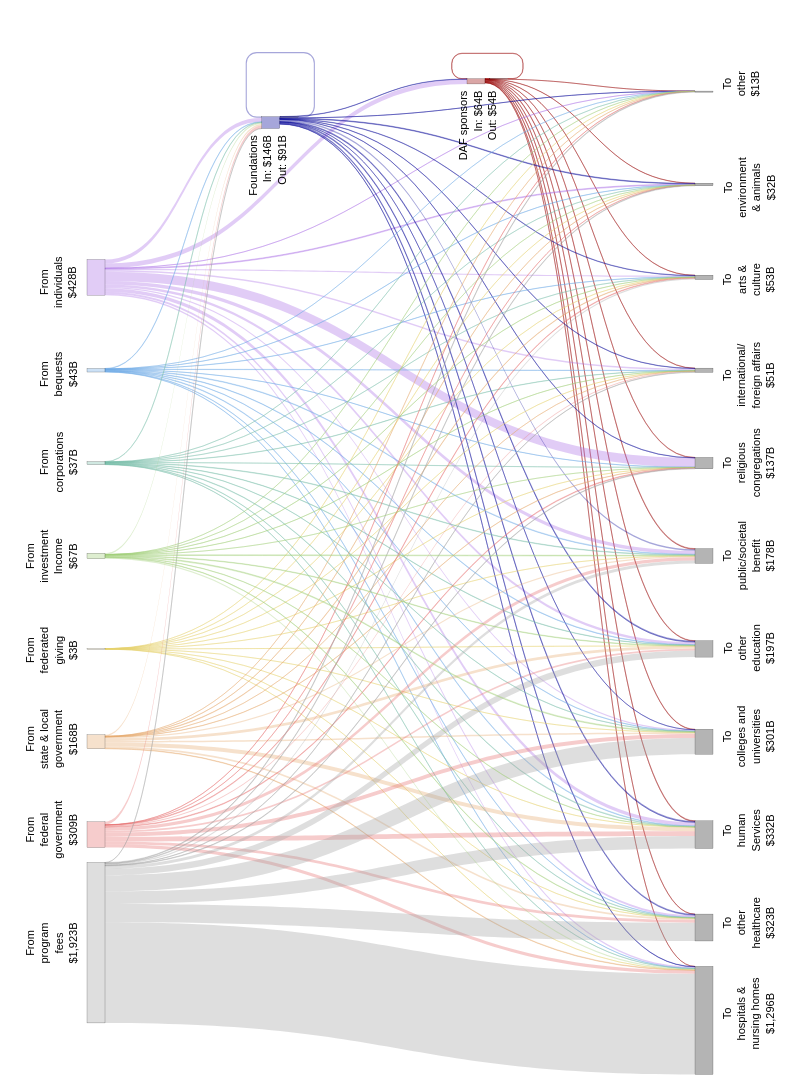

The notebook cell this image was saved under:
### Markdown cell above
Using Plotly Sankey because it includes the best compromises for:
- weighted edges
- self-loops (still poor)
- curved edges
- label control (still poor)
- heirarchy levels
- interactivity
- quality
- merging flows

### Code cell
# Plot the diagram
network_fig = go.Figure(go.Sankey(
    arrangement="snap",
    
    node=dict(
        # label=node_format_df["Node"],
        label=[""] * len(node_format_df), # remove default labels
        x=node_format_df["X"],
        y=node_format_df["Y"],
        pad=15,
        thickness=18,
        line=dict(color="rgba(0,0,0,0.75)", width=0.25),
        # line=dict(color="rgba(0,0,0,0)", width=0),
        color=node_colors,
        hoverinfo="skip"
    ),
    
    link=dict(
        # arrowlen=10,
        source=sources,
        target=targets,
        value=values,
        color=edge_colors,
        customdata=hover_text,
        hoverinfo="none"
        # hovertemplate="%{customdata}<extra></extra>"
    )
))

# Define annotations for labels
annotations = []

for _, row in node_format_df[node_format_df["Node Type"] == "Source"].iterrows():
    node_name = row[node_id_field]
    dx = row["X Offset"]
    dy = row["Y Offset"]
    annotations.append(dict(
        x=row["X"] - dx,
        y=(1 - row["Y"]) + dy,
        text=row[node_display_field],
        showarrow=False,
        xanchor="right",
        align="center",
        textangle=-90
    ))

for _, row in node_format_df[node_format_df["Node Type"] == "Recipient"].iterrows():
    dx = row["X Offset"]
    dy = row["Y Offset"]
    annotations.append(dict(
        x=row["X"] + dx,
        y=(1 - row["Y"]) + dy,
        text=row[node_display_field],
        showarrow=False,
        xanchor="left",
        align="center",
        textangle=-90
    ))
for _, row in node_format_df[node_format_df["Node Type"] == "Intermediary Left"].iterrows():
    dx = row["X Offset"]
    dy = row["Y Offset"]
    annotations.append(dict(
        x=row["X"] - dx,
        y=(1 - row["Y"]) + dy,
        text=row[node_display_field],
        showarrow=False,
        xanchor="left",
        align="left",
        textangle=-90
    ))

for _, row in node_format_df[node_format_df["Node Type"] == "Intermediary Right"].iterrows():
    dx = row["X Offset"]
    dy = row["Y Offset"]
    annotations.append(dict(
        x=row["X"] + dx,
        y=(1 - row["Y"]) + dy,
        text=row[node_display_field],
        showarrow=False,
        xanchor="right",
        align="right",
        textangle=-90
    ))

# Format
network_fig.update_layout(
    # title_text="Nonprofit Economy Flows (2023)",
    font_size=10,
    width=800,
    height=1100,
    margin=dict(l=20, r=20, t=40, b=20),
    font=dict(family=font_family, size=11, color="black"),
    annotations=annotations
)

network_fig.show()

### Figure 1 — Plotly figure (JSON) as saved in the notebook; plotly's stock layout.template omitted (floating-point values rounded to 4 significant figures; data arrays with more than 128 entries replaced by an {"elided": "..."} marker saying what was removed)
{"data": [{"arrangement": "snap", "link": {"color": {"elided": "132 str values"}, "customdata": {"elided": "132 str values"}, "hoverinfo": "none", "source": {"elided": "132 int values"}, "target": {"elided": "132 int values"}, "value": {"elided": "132 float values"}}, "node": {"color": ["rgba(150,0,0,0.35)", "rgba(150,0,0,0.35)", "rgba(0,0,150,0.35)", "rgba(0,0,150,0.35)", "rgba(160,160,160,0.35)", "rgba(230,110,110,0.35)", "rgba(230,170,110,0.35)", "rgba(230,210,110,0.35)", "rgba(160,205,120,0.35)", "rgba(120,190,170,0.35)", "rgba(110,170,230,0.35)", "rgba(170,110,230,0.35)", "rgb(180,180,180)", "rgb(180,180,180)", "rgb(180,180,180)", "rgb(180,180,180)", "rgb(180,180,180)", "rgb(180,180,180)", "rgb(180,180,180)", "rgb(180,180,180)", "rgb(180,180,180)", "rgb(180,180,180)", "rgb(180,180,180)"], "hoverinfo": "skip", "label": ["", "", "", "", "", "", "", "", "", "", "", "", "", "", "", "", "", "", "", "", "", "", ""], "line": {"color": "rgba(0,0,0,0.75)", "width": 0.25}, "pad": 15, "thickness": 18, "x": [0.6, 0.63, 0.33, 0.355, 0.1, 0.1, 0.1, 0.1, 0.1, 0.1, 0.1, 0.1, 0.9, 0.9, 0.9, 0.9, 0.9, 0.9, 0.9, 0.9, 0.9, 0.9, 0.9], "y": [0.04, 0.0375, 0.08, 0.0745, 0.86, 0.77, 0.68, 0.59, 0.5, 0.41, 0.32, 0.23, 0.95, 0.86, 0.77, 0.68, 0.59, 0.5, 0.41, 0.32, 0.23, 0.14, 0.05]}, "type": "sankey"}], "layout": {"annotations": [{"align": "center", "showarrow": false, "text": "From<br>program<br>fees<br>$1,923B", "textangle": -90, "x": 0.08, "xanchor": "right", "y": 0.103}, {"align": "center", "showarrow": false, "text": "From<br>federal<br>government<br>$309B", "textangle": -90, "x": 0.08, "xanchor": "right", "y": 0.205}, {"align": "center", "showarrow": false, "text": "From<br>state & local<br>government<br>$168B", "textangle": -90, "x": 0.08, "xanchor": "right", "y": 0.292}, {"align": "center", "showarrow": false, "text": "From<br>federated<br>giving<br>$3B", "textangle": -90, "x": 0.08, "xanchor": "right", "y": 0.4088}, {"align": "center", "showarrow": false, "text": "From<br>investment<br>Income<br>$67B", "textangle": -90, "x": 0.08, "xanchor": "right", "y": 0.4995}, {"align": "center", "showarrow": false, "text": "From<br>corporations<br>$37B", "textangle": -90, "x": 0.08, "xanchor": "right", "y": 0.591}, {"align": "center", "showarrow": false, "text": "From<br>bequests<br>$43B", "textangle": -90, "x": 0.08, "xanchor": "right", "y": 0.7}, {"align": "center", "showarrow": false, "text": "From<br>individuals<br>$428B", "textangle": -90, "x": 0.08, "xanchor": "right", "y": 0.793}, {"align": "center", "showarrow": false, "text": "To<br>hospitals &<br>nursing homes<br>$1,296B", "textangle": -90, "x": 0.92, "xanchor": "left", "y": 0.02}, {"align": "center", "showarrow": false, "text": "To<br>other<br>healthcare<br>$323B", "textangle": -90, "x": 0.92, "xanchor": "left", "y": 0.118}, {"align": "center", "showarrow": false, "text": "To<br>human<br>Services<br>$332B", "textangle": -90, "x": 0.92, "xanchor": "left", "y": 0.212}, {"align": "center", "showarrow": false, "text": "To<br>colleges and<br>universities<br>$301B", "textangle": -90, "x": 0.92, "xanchor": "left", "y": 0.293}, {"align": "center", "showarrow": false, "text": "To<br>other<br>education<br>$197B", "textangle": -90, "x": 0.92, "xanchor": "left", "y": 0.4107}, {"align": "center", "showarrow": false, "text": "To<br>public/societal<br>benefit<br>$178B", "textangle": -90, "x": 0.92, "xanchor": "left", "y": 0.5005}, {"align": "center", "showarrow": false, "text": "To<br>religious<br>congregations<br>$137B", "textangle": -90, "x": 0.92, "xanchor": "left", "y": 0.5905}, {"align": "center", "showarrow": false, "text": "To<br>international/<br>foreign affairs<br>$51B", "textangle": -90, "x": 0.92, "xanchor": "left", "y": 0.71}, {"align": "center", "showarrow": false, "text": "To<br>arts &<br>culture<br>$53B", "textangle": -90, "x": 0.92, "xanchor": "left", "y": 0.786}, {"align": "center", "showarrow": false, "text": "To<br>environment<br>& animals<br>$32B", "textangle": -90, "x": 0.92, "xanchor": "left", "y": 0.889}, {"align": "center", "showarrow": false, "text": "To<br>other<br>$13B", "textangle": -90, "x": 0.92, "xanchor": "left", "y": 0.972}, {"align": "right", "showarrow": false, "text": "DAF sponsors<br>In: $64B<br>Out: $54B", "textangle": -90, "x": 0.632, "xanchor": "right", "y": 0.953}, {"align": "right", "showarrow": false, "text": "Foundations<br>In: $146B<br>Out: $91B", "textangle": -90, "x": 0.355, "xanchor": "right", "y": 0.91}], "font": {"color": "black", "family": "Arial, Helvetica, sans-serif", "size": 11}, "height": 1100, "margin": {"b": 20, "l": 20, "r": 20, "t": 40}, "width": 800}}
